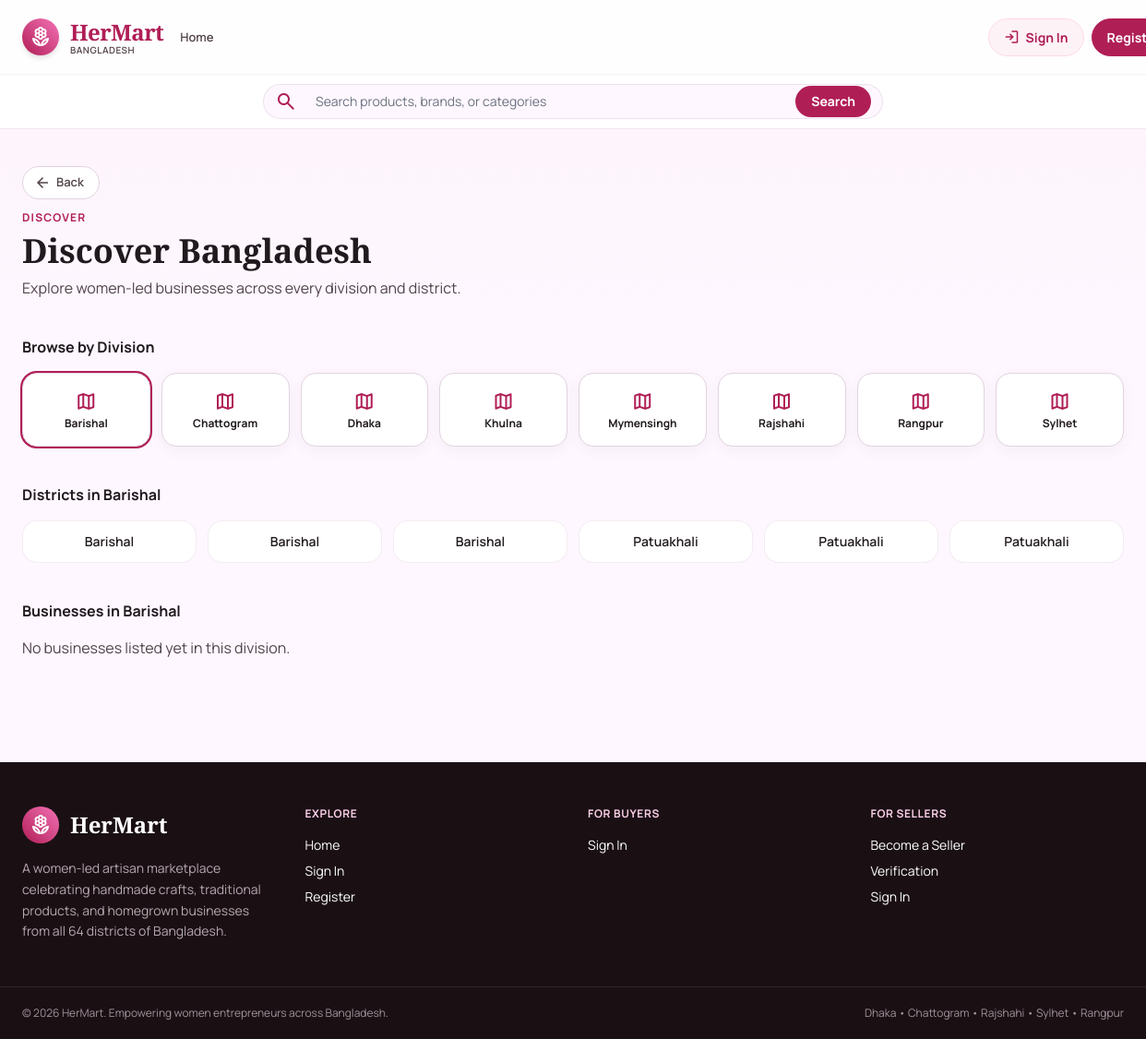
The page /customer/discover.php?div=Barishal on the database its author committed.
### tables this page shows
CREATE TABLE `locations` (
  `id` int(11) NOT NULL,
  `name` varchar(80) NOT NULL,
  `type` enum('division','district','upazila') NOT NULL,
  `parent_id` int(11) DEFAULT NULL
);

### includes/db.php (called while the page is built, shortened)
<?php
$host = DB_HOST;
$user = DB_USER;
$pass = DB_PASS;
$db   = DB_NAME;
$port = DB_PORT;
$conn = @new mysqli($host, $user, $pass, $db, $port);
$db_ready = !$conn->connect_error;
function db_select($sql, $types = '', $params = []) {
    global $conn, $db_ready;
    $stmt = $conn->prepare($sql);
    if ($types !== '' && count($params) > 0) {
        $refs = [];
        foreach ($params as $k => $v) {
            $refs[$k] = &$params[$k];
        }
        array_unshift($refs, $types);
        call_user_func_array([$stmt, 'bind_param'], $refs);
    }
    if (!$stmt->execute()) {
        error_log('[HerMart] db_select execute failed: ' . $stmt->error . ' | SQL: ' . $sql);
        $stmt->close();
        return [];
    }
    $res = $stmt->get_result();
    $rows = $res ? $res->fetch_all(MYSQLI_ASSOC) : [];
    return $rows;
}
function db_select_one($sql, $types = '', $params = []) {
    $rows = db_select($sql, $types, $params);
    return $rows[0] ?? null;
}
function h($str) {
    return htmlspecialchars((string)$str, ENT_QUOTES, 'UTF-8');
}

### includes/functions.php (called while the page is built, shortened)
<?php
require_once __DIR__ . '/db.php';
    ?>
    <?php
function regions_by_type($type) {
    return db_select(
        "SELECT MIN(id) AS id, name, MIN(parent_id) AS parent_id
         FROM locations
         WHERE type = ?
         GROUP BY name
         ORDER BY name ASC",
        's',
        [$type]
    );
}

### customer/discover.php (the view, shortened to what this page needs)
<?php
$divisions = regions_by_type('division');
$selectedDiv = $_GET['div'] ?? '';
$districts = [];
if ($selectedDiv !== '') {
    $divRow = db_select_one("SELECT id FROM locations WHERE name = ? AND type = 'division'", 's', [$selectedDiv]);
    if ($divRow) {
        $districts = db_select("SELECT * FROM locations WHERE parent_id = ? AND type = 'district' ORDER BY name", 'i', [$divRow['id']]);
    }
}
include __DIR__ . '/../includes/header.php';
?>
<section class="bg-gradient-to-b from-primary-light/40 to-transparent">
  <div class="max-w-7xl mx-auto px-4 md:px-6 py-10">
    <div class="mb-3">
      <button type="button" onclick="if(history.length>1){history.back();}else{location.href='home.php';}" class="hm-btn-back" aria-label="Go back">
        <span class="material-symbols-outlined">arrow_back</span>
        Back
      </button>
    </div>
    <p class="text-xs uppercase tracking-widest font-bold text-primary">Discover</p>
    <h1 class="font-serif text-3xl md:text-4xl font-bold mt-2">Discover Bangladesh</h1>
    <p class="text-on-surface-variant mt-2 max-w-2xl">Explore women-led businesses across every division and district.</p>
  </div>
</section>
<section class="max-w-7xl mx-auto px-4 md:px-6 pb-12">
  <h2 class="font-bold mb-4">Browse by Division</h2>
  <div class="grid grid-cols-2 sm:grid-cols-4 lg:grid-cols-8 gap-3 mb-10">
    <?php foreach ($divisions as $d): ?>
      <a href="?div=<?= urlencode($d['name']) ?>" class="hm-card p-4 text-center <?= $selectedDiv === $d['name'] ? 'ring-2 ring-primary' : '' ?>">
        <span class="material-symbols-outlined text-primary">map</span>
        <div class="text-xs font-bold mt-1"><?= h($d['name']) ?></div>
      </a>
    <?php endforeach; ?>
  </div>
  <?php if ($selectedDiv): ?>
    <h2 class="font-bold mb-4">Districts in <?= h($selectedDiv) ?></h2>
    <?php if (empty($districts)): ?>
      <p class="text-on-surface-variant mb-8">No districts listed yet.</p>
    <?php else: ?>
      <div class="grid grid-cols-2 sm:grid-cols-4 lg:grid-cols-6 gap-3 mb-10">
        <?php foreach ($districts as $ds): ?>
          <div class="bg-white border border-outline/40 rounded-2xl p-3 text-sm font-semibold text-on-surface text-center">
            <?= h($ds['name']) ?>
          </div>
        <?php endforeach; ?>
      </div>
    <?php endif; ?>
    <h2 class="font-bold mb-4">Businesses in <?= h($selectedDiv) ?></h2>
    <?php if (empty($biz)): ?>
      <p class="text-on-surface-variant">No businesses listed yet in this division.</p>
    <?php endif; ?>
  <?php endif; ?>
</section>
<?php include __DIR__ . '/../includes/footer.php'; ?>

### assets/css/style.css (style rules this page uses)
html { scroll-behavior: smooth; }
body { -webkit-font-smoothing: antialiased; -moz-osx-font-smoothing: grayscale; font-family: 'Manrope', sans-serif; color: #201a1e; background: #fef7ff; }
.material-symbols-outlined { font-family: 'Material Symbols Outlined'; font-weight: normal; font-style: normal; font-size: 24px; line-height: 1; letter-spacing: normal; text-transform: none; display: inline-block; white-space: nowrap; word-wrap: normal; direction: ltr; font-feature-settings: 'liga'; -webkit-font-smoothing: antialiased; font-variation-settings: 'FILL' 0, 'wght' 400, 'GRAD' 0, 'opsz' 24; vertical-align: middle; }
.hm-card { background: #fff; border: 1px solid #e2d3df; border-radius: 1rem; box-shadow: 0 4px 14px rgba(101, 88, 95, 0.06); transition: all 0.2s ease; }
button, .hm-btn { border-radius: 9999px; font-family: inherit; }
.hm-btn-back { display: inline-flex; align-items: center; gap: 6px; padding: 8px 16px 8px 12px; border-radius: 9999px; border: 1px solid #e2d3df; background: #ffffff; color: #514349; font-weight: 600; font-size: 13px; text-decoration: none; cursor: pointer; transition: all 0.15s ease; white-space: nowrap; line-height: 1.2; }
.hm-btn-back .material-symbols-outlined { font-size: 18px; }

### rows shown on the page
locations: name "Barishal"
locations: name "Barishal"
locations: name "Barishal"
locations: name "Patuakhali"
locations: name "Patuakhali"
locations: name "Patuakhali"

### other values the page prints
$d['name'] "Barishal"
$d['name'] "Chattogram"
$d['name'] "Dhaka"
$d['name'] "Khulna"
$d['name'] "Mymensingh"
$d['name'] "Rajshahi"
$d['name'] "Rangpur"
$d['name'] "Sylhet"
$selectedDiv "Barishal"
